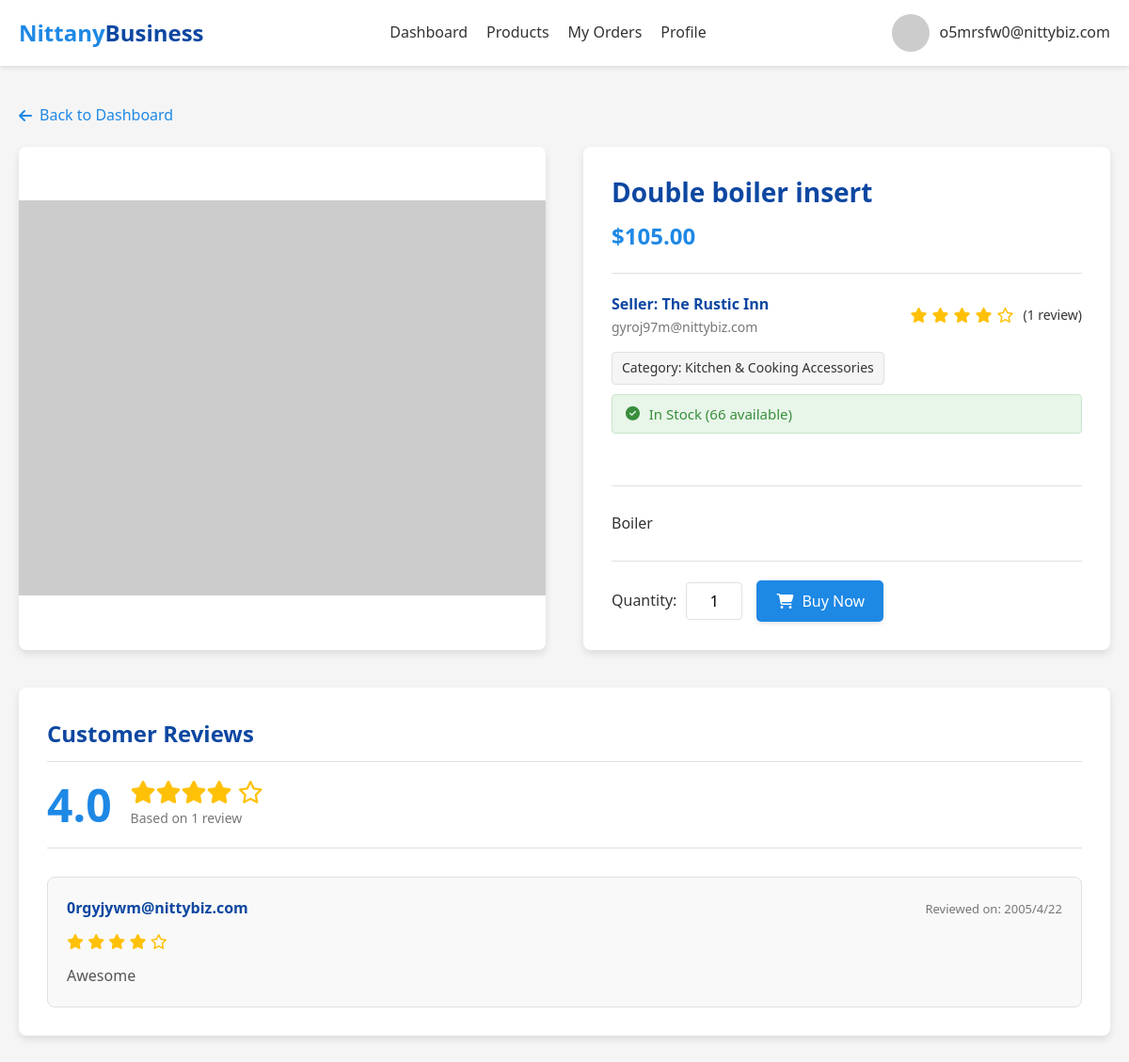
Page /product/1625 (signed in) on the committed database.
### tables this page shows
CREATE TABLE Product_Listings (
    seller_email TEXT,
    listing_id INTEGER,
    category TEXT NOT NULL,
    product_title TEXT NOT NULL,
    product_name TEXT NOT NULL,
    product_description TEXT,
    quantity INTEGER NOT NULL,
    product_price REAL NOT NULL,
    status TEXT NOT NULL,
    PRIMARY KEY (seller_email, listing_id),
    FOREIGN KEY (seller_email) REFERENCES Sellers(email),
    FOREIGN KEY (category) REFERENCES Categories(category_name)
);

CREATE TABLE Sellers (
    email TEXT PRIMARY KEY,
    business_name TEXT,
    business_address_id INTEGER,
    bank_routing_number TEXT,
    bank_account_number TEXT,
    balance REAL DEFAULT 0,
    FOREIGN KEY (email) REFERENCES Users(email),
    FOREIGN KEY (business_address_id) REFERENCES Address(address_ID)
);

CREATE TABLE Reviews (
    order_id INTEGER PRIMARY KEY,
    review_desc TEXT,
    rating INTEGER CHECK(rating >= 1 AND rating <= 5),
    FOREIGN KEY (order_id) REFERENCES Orders(order_id)
);

CREATE TABLE Orders (
    order_id INTEGER PRIMARY KEY,
    seller_email TEXT NOT NULL,
    listing_id INTEGER NOT NULL,
    buyer_email TEXT NOT NULL,
    date TEXT NOT NULL,
    quantity INTEGER NOT NULL,
    payment REAL NOT NULL,
    FOREIGN KEY (seller_email, listing_id) REFERENCES Product_Listings(seller_email, listing_id),
    FOREIGN KEY (buyer_email) REFERENCES Buyer(email)
);

### app.py (the view)
@app.route('/product/<int:listing_id>')
def product_detail(listing_id):
    if 'user_email' not in session:
        flash('Please log in to view product details.', 'warning')
        return redirect(url_for('login'))
    conn = None
    try:
        conn = get_db_connection()
        product = conn.execute(
            '''SELECT pl.*, s.business_name AS seller_name, s.email AS seller_email
               FROM Product_Listings pl
               JOIN Sellers s ON pl.Seller_Email = s.email
               WHERE pl.Listing_ID = ?''',
            (listing_id,)
        ).fetchone()
        if not product:
            flash('Product not found.', 'danger')
            return redirect(url_for('buyer_dashboard'))
        reviews = conn.execute(
            '''SELECT r.*, o.Buyer_Email, o.Date
               FROM Reviews r
               JOIN Orders o ON r.Order_ID = o.Order_ID
               WHERE o.Listing_ID = ?
               ORDER BY o.Date DESC''', #<- Order reviews by date, newest first
            (listing_id,)
        ).fetchall()
        rating_data = conn.execute(
            '''SELECT COALESCE(AVG(r.Rating), 0.0) AS average, COUNT(r.Rating) AS count
               FROM Reviews r
               JOIN Orders o ON r.Order_ID = o.Order_ID
               WHERE o.Listing_ID = ?''',
            (listing_id,)
        ).fetchone()
    except Exception as e:
        flash(f'An error occurred: {e}', 'danger')
        return redirect(url_for('buyer_dashboard'))
    finally:
        if conn:
            conn.close()
    return render_template(
        'product_detail.html',
        user_email=session['user_email'],
        user_type=session['user_type'],
        product=product,
        reviews=reviews,
        rating_data=rating_data
    )

### app.py (called while the page is built)
def get_db_connection():
    conn = sqlite3.connect(app.config['DATABASE'])
    conn.row_factory = sqlite3.Row
    return conn

### templates/product_detail.html (shortened to what this page needs)
<!DOCTYPE html>
<html lang="en">
<head>
    <link rel="stylesheet" href="https://cdnjs.cloudflare.com/ajax/libs/font-awesome/6.4.0/css/all.min.css">
</head>
<body>
    <header>
        <div class="container">
            <nav class="navbar">
                <a href="/" class="logo">Nittany<span>Business</span></a>
                <div class="nav-links">
                    <a href="/buyer_dashboard">Dashboard</a>
                    <a href="/buyer_dashboard?tab=products">Products</a>
                    <a href="/buyer_dashboard?tab=orders">My Orders</a>
                    <a href="/buyer_dashboard?tab=profile">Profile</a>
                </div>
                <div class="user-menu">
                    <img src="/static/images/user-default.jpg" alt="User Avatar"
                        onerror="this.onerror=null;this.src='https://placehold.co/40x40/0d47a1/ffffff?text=User';">
                    <span>{{ user_email }}</span>
                </div>
            </nav>
        </div>
    </header>
    <main>
        <div class="container">
            <a href="{{ url_for('buyer_dashboard') }}" class="back-link">
                <i class="fas fa-arrow-left"></i> Back to Dashboard
            </a>
            <div class="product-detail-container">
                <div class="product-image-container">
                    <img src="/static/images/products/{{ product.Listing_ID }}.jpg" alt="{{ product.Product_Title }}"
                        onerror="this.onerror=null;this.src='https://placehold.co/600x450/e0e0e0/757575?text=No+Image';">
                </div>
                <div class="product-info">
                    <h1 class="product-title">{{ product.Product_Title }}</h1>
                    <div class="product-price">${{ "%.2f"|format(product.Product_Price) }}</div>
                    <div class="product-meta">
                        <div class="product-seller">
                            <div class="seller-info">
                                <div class="seller-name">Seller: {{ product.seller_name }}</div>
                                <div class="seller-email">{{ product.seller_email }}</div>
                            </div>
                            <div class="star-rating">
                                {% set avg_val = rating_data.average if rating_data and rating_data.average is not none
                                else 0 %}
                                {% set count_val = rating_data.count if rating_data and rating_data.count is not none
                                else 0 %}
                                {% set rating_int = avg_val|int %}
                                {% for i in range(rating_int) %}
                                <i class="fas fa-star"></i>
                                {% endfor %}
                                {% for i in range(5 - rating_int) %}
                                <i class="far fa-star"></i>
                                {% endfor %}
                                <span>({{ count_val }} review{% if count_val != 1 %}s{% endif %})</span>
                            </div>
                        </div>
                        <div class="product-category">
                            Category: {{ product.Category }}
                        </div>
                        <div
                            class="product-availability {% if product.Quantity > 10 %}in-stock{% elif product.Quantity > 0 %}low-stock{% else %}out-of-stock{% endif %}">
                            {% if product.Quantity > 10 %}
                            <i class="fas fa-check-circle fa-fw"></i> In Stock ({{ product.Quantity }} available)
                            {% elif product.Quantity > 0 %}
                            <i class="fas fa-exclamation-circle fa-fw"></i> Low Stock (Only {{ product.Quantity }}
                            left!)
                            {% else %}
                            <i class="fas fa-times-circle fa-fw"></i> Out of Stock
                            {% endif %}
                        </div>
                    </div>
                    <div class="product-description">
                        <p>{{ product.Product_Description if product.Product_Description else "No description
                            available." }}</p>
                    </div>
                    {% if product.Quantity > 0 %}
                    <form action="{{ url_for('add_to_cart') }}" method="POST">
                        <div class="buy-section">
                            <div class="quantity-selector">
                                <label for="quantity-input" class="quantity-label">Quantity:</label>
                                <input type="number" id="quantity-input" name="quantity" class="quantity-input" min="1"
                                    max="{{ product.Quantity }}" value="1" required>
                            </div>
                            <button type="submit" class="btn btn-primary">
                                <i class="fas fa-shopping-cart fa-fw"></i> Buy Now
                            </button>
                        </div>
                    </form>
                    {% else %}
                    <div class="buy-section">
                        <button type="button" class="btn btn-primary" disabled>
                            <i class="fas fa-times-circle fa-fw"></i> Out of Stock
                        </button>
                    </div>
                    {% endif %}
                </div>
            </div>
            <div class="reviews-section">
                <h2 class="section-title">Customer Reviews</h2>
                {% set avg_val = rating_data.average if rating_data and rating_data.average is not none else 0 %}
                {% set count_val = rating_data.count if rating_data and rating_data.count is not none else 0 %}
                <div class="review-summary">
                    <div class="average-rating-display">
                        {{ "%.1f"|format(avg_val) }}
                    </div>
                    <div class="rating-stars-summary">
                        <div class="stars">
                            {% set rating_int = avg_val|int %}
                            {% for i in range(rating_int) %}<i class="fas fa-star"></i>{% endfor %}
                            {% for i in range(5 - rating_int) %}<i class="far fa-star"></i>{% endfor %}
                        </div>
                        <div class="review-count-summary">
                            Based on {{ count_val }} review{% if count_val != 1 %}s{% endif %}
                        </div>
                    </div>
                </div>
                {% if reviews %}
                <div class="review-list">
                    {% for review in reviews %}
                    <div class="review-card">
                        <div class="review-header">
                            <div class="reviewer-info">{{ review.Buyer_Email }}</div>
                            <div class="review-date">Reviewed on: {{ review.Date if review.Date else 'N/A' }}</div>
                        </div>
                        <div class="review-rating">
                            {% set individual_rating = review.Rating|int %}
                            {% for i in range(individual_rating) %}
                            <i class="fas fa-star"></i>
                            {% endfor %}
                            {% for i in range(5 - individual_rating) %}
                            <i class="far fa-star"></i>
                            {% endfor %}
                        </div>
                        <div class="review-content">
                            <p>{{ review.Review_Desc if review.Review_Desc else "No comment provided." }}</p>
                        </div>
                    </div>
                    {% endfor %}
                </div>
                {% else %}
                <div class="no-reviews">
                    <i class="fas fa-comment-slash"></i>
                    <h3>No Reviews Yet</h3>
                    <p>Be the first to share your thoughts on this product!</p>
                </div>
                {% endif %}
            </div>
        </div>
    </main>
</body>
</html>

### rows in the picture
Product_Listings: Product_Title "Double boiler insert", Product_Price "105.00", seller_email "gyroj97m@nittybiz.com", Category "Kitchen & Cooking Accessories", Quantity "66", product_description "Boiler"
Sellers: seller_name "The Rustic Inn"
Reviews: Buyer_Email "0rgyjywm@nittybiz.com", date "2005/4/22", review_desc "Awesome"

### other values in the picture
{{ user_email }} "o5mrsfw0@nittybiz.com"
{{ count_val }} "1"
{{ "%.1f"|format(avg_val) }} "4.0"
